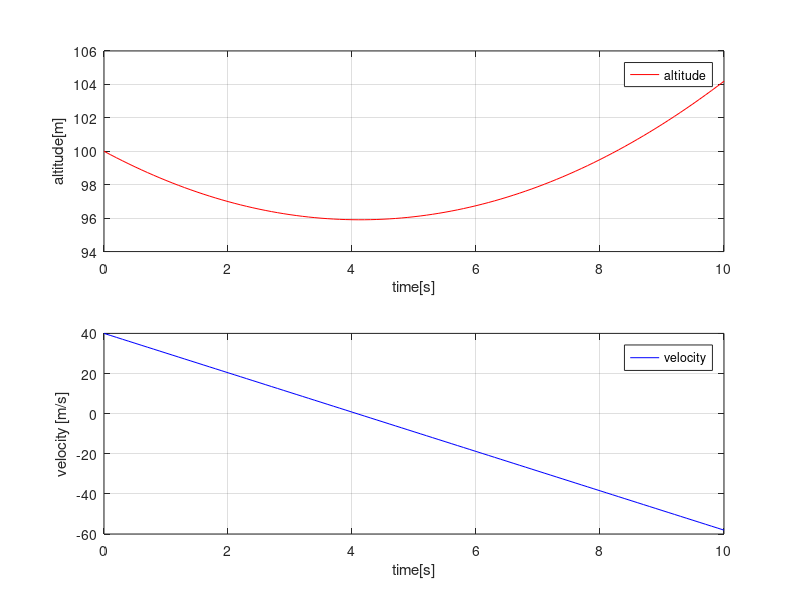
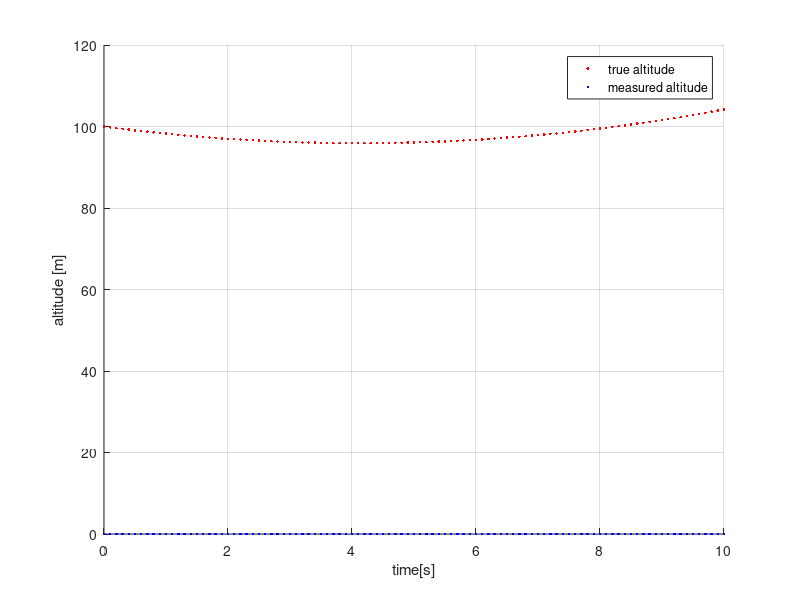

The MATLAB source for these figures, in order:
%%  File Name: 01_Simulation %%%%%%%%%%%%%%%%%%%%
%
%  Copyright 2020 AI Lab. Konkuk Univ. 
%%%%%%%%%%%%%%%%%%%%%%%%%%%%%%%%%%%%%%%%%%%%%%%%%%%%%%%%%%%%%%%%%%
clear; clc; close all;


%% [Simulation configuration]

delta_t = 0.1;   		% [s]
start_t = 0.;    		% [s]
end_t = 10.;    		% [s]
sim_time = start_t : delta_t : end_t;
sim_total_steps = length( sim_time );


%% [Practice 1]
% Please simulate the r_t, v_t, and a_t from time t=0 to t=10. 
% Plot the simulation (x-axis is time and y-axes are r_t, v_t, and a_t.

% Simulation variables

sim_acceleration = zeros(sim_total_steps,1);
sim_velocity = zeros(sim_total_steps ,1);
sim_altitude = zeros(sim_total_steps ,1);

init_acceleration = -9.80665;   	% [m/s^2]
init_velocity = 40.;   		% [m/s]
init_altitude = 100.;   		% [m]

% Generate simulation data
isFirstStep = true;
for idxSim = 1 : sim_total_steps 
    
    if isFirstStep  == true
        
       %%%% TODO %%%%
       sim_acceleration( idxSim ) = init_acceleration;
       sim_velocity( idxSim ) = init_velocity;
       sim_altitude( idxSim ) = init_altitude;
       isFirstStep = false;
       
       continue;
    end
    
    %%%% TODO %%%%
    sim_acceleration( idxSim ) = sim_acceleration(idxSim - 1) ;
    sim_velocity( idxSim ) = sim_velocity(idxSim -1) + sim_acceleration(idxSim -1)*delta_t ;
    sim_altitude( idxSim ) = sim_altitude(idxSim -1 ) + sim_velocity(idxSim - 1) * delta_t * + (1/2)*sim_acceleration(idxSim -1)*delta_t*delta_t ;
    
end

% Plot
figure('Name','Practice 1','Position',[100,100,840,630]);

hold on; 

subplot(2,1,1)
plot(sim_time, sim_altitude, 'r');
legend('altitude'); xlabel('time[s]'); ylabel('altitude[m]'); grid on;

subplot(2,1,2)
plot(sim_time, sim_velocity, 'b');
legend('velocity');
xlabel('time[s]'); ylabel('velocity [m/s]'); grid on;

hold off

%% [Practice 2]
% Please simulate r_t^range, which is a range sensor simulation data for the previous simulation. 
% The standard deviation of the sensor noise is 0.1m. Plot the simulation results and save to m file. 

% Simulation variables
altitude_sensor_std = 0.1; % [m]
sim_altitude_sensor = zeros(sim_total_steps ,1);

% Simulate the noisy measurement
for idxSim = 1 : sim_total_steps 

    %%%% TODO %%%%
    % sim_altitude_sensor(idxSim) = XXXXX ;

end


% Plot
figure('Name','Practice 2','Position',[100,100,840,630]);
hold on;
plot(sim_time, sim_altitude, 'r.');
plot(sim_time, sim_altitude_sensor, 'b.');
legend('true altitude', 'measured altitude'); xlabel('time[s]'); ylabel('altitude [m]'); grid on;
hold off;